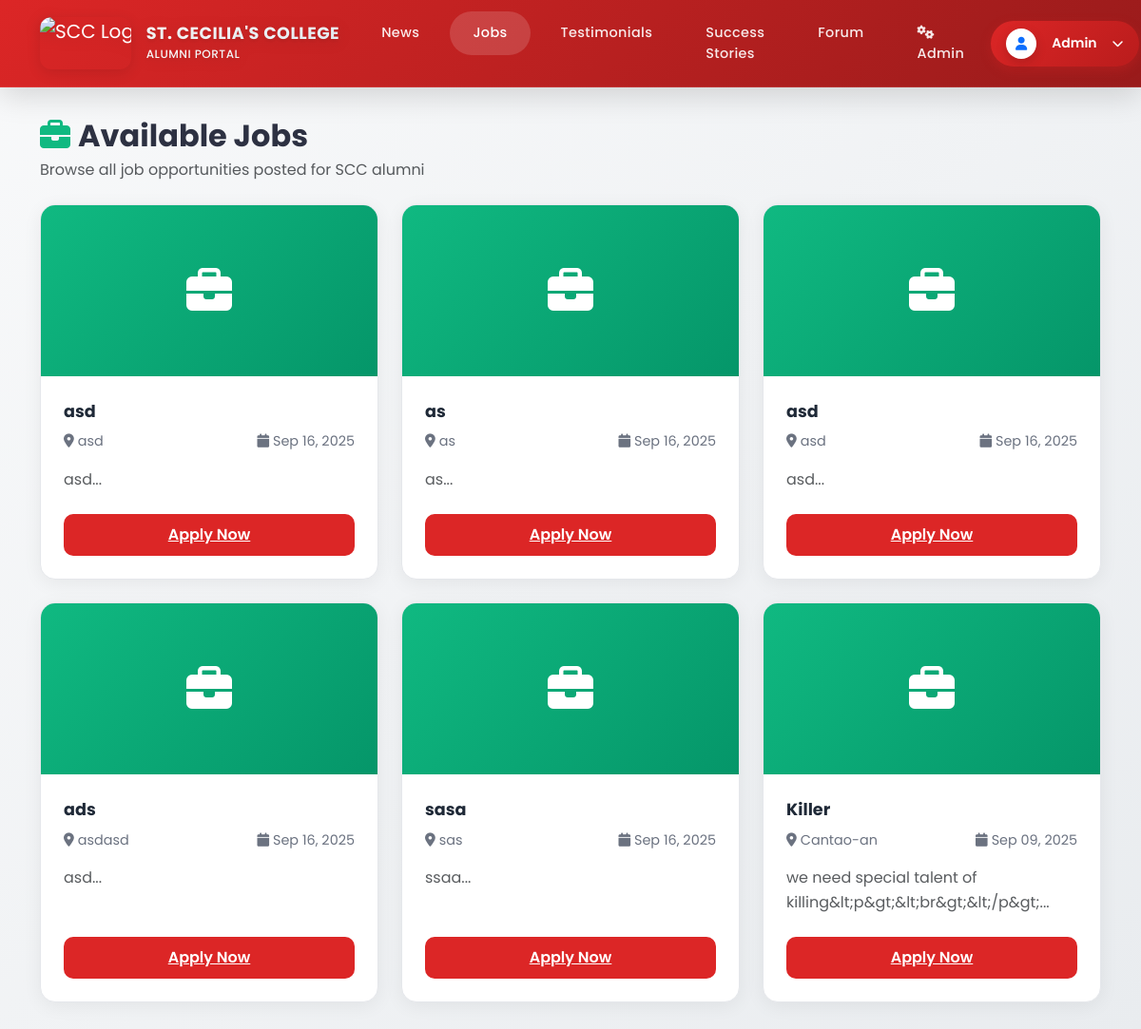
The app's page /jobs/index.php (signed in) with its own data.
### tables this page shows
CREATE TABLE `careers` (
  `id` int(30) NOT NULL,
  `company` varchar(250) NOT NULL,
  `location` varchar(255) NOT NULL,
  `job_title` varchar(255) NOT NULL,
  `description` text NOT NULL,
  `user_id` int(30) NOT NULL,
  `date_created` datetime NOT NULL DEFAULT current_timestamp()
);

### jobs/index.php (the view, shortened to what this page needs)
<?php
$pdo = get_pdo();
try {
    $stmt = $pdo->prepare('SELECT id, company, job_title AS title, description, location, date_created FROM careers ORDER BY date_created DESC');
    $stmt->execute();
    $jobs = $stmt->fetchAll();
} catch (Exception $e) {
    $jobs = [];
}
?>
<?php include __DIR__ . '/../inc/header.php'; ?>
<div class="container main-content">
  <div class="d-flex justify-content-between align-items-center mb-4">
    <div>
      <h2 class="mb-1" style="color:#2d3142; font-weight:700;"><i class="fas fa-briefcase me-2" style="color:#10b981;"></i>Available Jobs</h2>
      <p class="text-muted mb-0">Browse all job opportunities posted for SCC alumni</p>
    </div>
  </div>
  <?php if (empty($jobs)): ?>
    <div class="text-center py-5" style="background:#fff; border-radius:16px; box-shadow:0 4px 20px rgba(0,0,0,0.06);">
      <div class="bg-light rounded-circle d-inline-flex align-items-center justify-content-center mb-3" style="width: 90px; height: 90px;">
        <i class="fas fa-briefcase text-muted" style="font-size:2rem;"></i>
      </div>
      <h4 class="text-muted">No job openings available</h4>
      <p class="text-muted">Check back later for new opportunities</p>
    </div>
  <?php else: ?>
    <div class="row g-4">
      <?php foreach ($jobs as $job): ?>
        <div class="col-lg-4 col-md-6">
          <div class="job-card h-100 d-flex flex-column">
            <div class="job-cover">
              <i class="fas fa-briefcase text-white" style="font-size:3rem;"></i>
            </div>
            <div class="p-4 d-flex flex-column flex-grow-1">
              <div class="job-title mb-2"><?= htmlspecialchars($job['title']) ?></div>
              <div class="meta d-flex justify-content-between mb-3">
                <span><i class="fas fa-map-marker-alt me-1"></i><?= htmlspecialchars($job['location'] ?? 'Location not specified') ?></span>
                <span><i class="fas fa-calendar me-1"></i><?= date('M d, Y', strtotime($job['date_created'])) ?></span>
              </div>
              <p class="text-muted mb-4" style="line-height:1.6;">
                <?= htmlspecialchars(substr($job['description'] ?? '', 0, 140)) ?>...
              </p>
              <div class="mt-auto">
                <a href="#" class="apply-btn w-100 d-inline-block text-center">Apply Now</a>
              </div>
            </div>
          </div>
        </div>
      <?php endforeach; ?>
    </div>
  <?php endif; ?>
</div>
<?php include __DIR__ . '/../inc/footer.php'; ?>

### inc/header.php (style rules this page uses)
body { font-family: 'Poppins', sans-serif; background: linear-gradient(135deg, #f8f9fa 0%, #e9ecef 100%); min-height: 100vh; }
.main-content { padding-top: 2rem; padding-bottom: 2rem; }

### jobs/index.php (style rules this page uses)
.job-card { background: #fff; border: 1px solid #e5e7eb; border-radius: 16px; box-shadow: 0 4px 20px rgba(0,0,0,0.06); overflow: hidden; transition: transform .2s ease, box-shadow .2s ease; }
.job-cover { height: 180px; background: linear-gradient(135deg, #10b981, #059669); display:flex; align-items:center; justify-content:center; }
.job-title { color:#1f2937; font-weight:700; font-size:1.1rem; }
.meta { color:#6b7280; font-size:.9rem; }
.apply-btn { background:#dc2626; color:#fff; border:none; padding:10px 14px; border-radius:10px; font-weight:600; }

### records on screen
careers: job_title "asd", location "asd", date_created "Sep 16, 2025", description "asd"
careers: job_title "as", location "as", date_created "Sep 16, 2025", description "as"
careers: job_title "asd", location "asd", date_created "Sep 16, 2025", description "asd"
careers: job_title "ads", location "asdasd", date_created "Sep 16, 2025", description "asd"
careers: job_title "sasa", location "sas", date_created "Sep 16, 2025", description "ssaa"
careers: job_title "Killer", location "Cantao-an", date_created "Sep 09, 2025", description "we need special talent of killing&lt;p&gt;&lt;br&gt;&lt;/p&gt;"

### other values on screen
$user['name'] "Admin"
